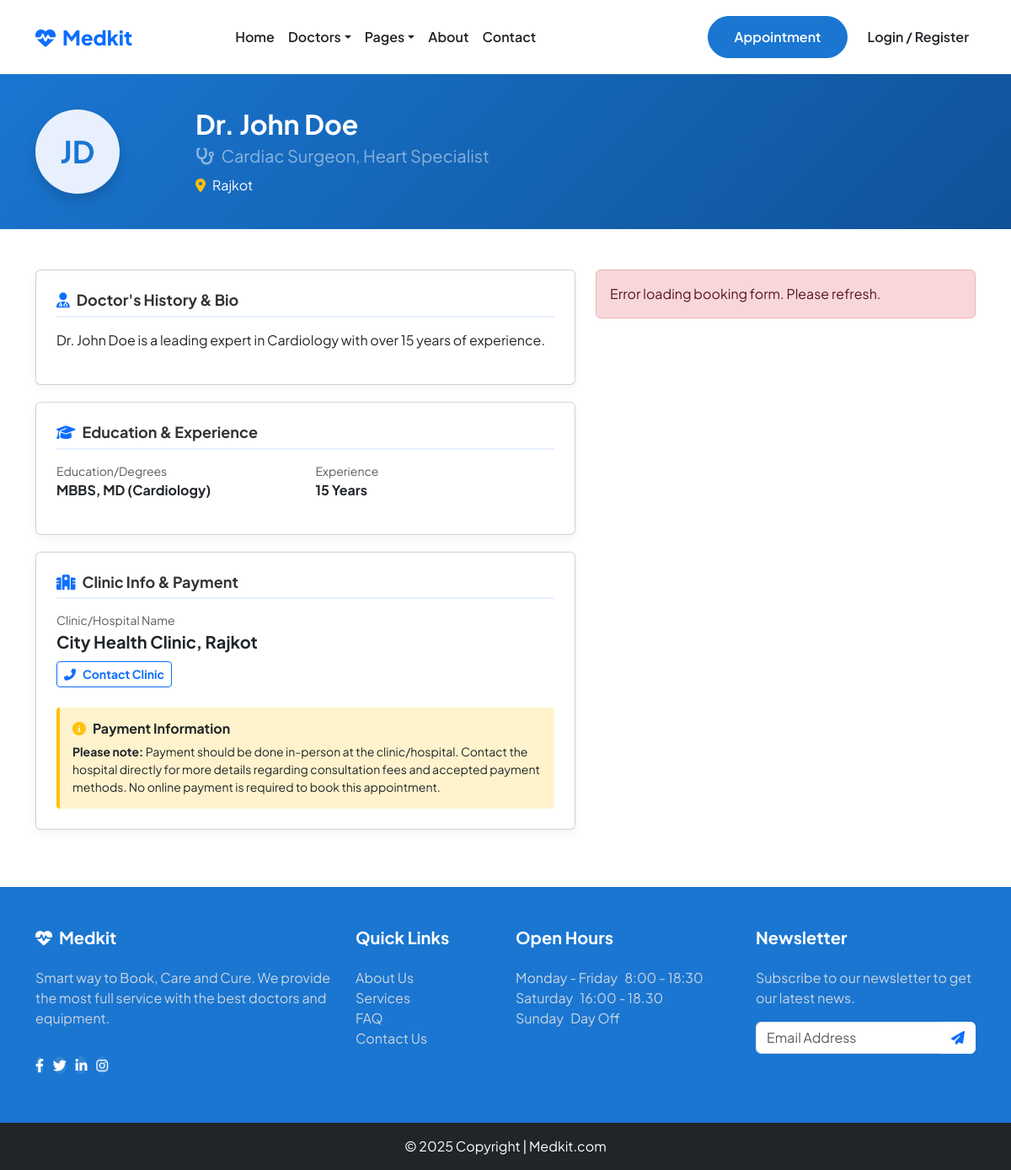
/MINI_PHP/doctor_details.php?doctor_id=1, run on the app's committed database.
### tables this page shows
CREATE TABLE `users` (
  `id` int(11) NOT NULL,
  `firstname` varchar(225) DEFAULT '',
  `lastname` varchar(225) DEFAULT '',
  `phone_number` bigint(20) DEFAULT 0,
  `date_of_birth` date DEFAULT curdate(),
  `email` varchar(50) NOT NULL,
  `gender` varchar(100) DEFAULT '',
  `address` varchar(225) DEFAULT '',
  `clinic_name` varchar(255) DEFAULT NULL,
  `experience_years` int(11) DEFAULT 0,
  `education` varchar(255) DEFAULT NULL,
  `bio` text DEFAULT NULL,
  `password` varchar(255) NOT NULL,
  `role_id` int(11) DEFAULT 0,
  `category_id` int(11) DEFAULT NULL,
  `created_at` timestamp NOT NULL DEFAULT current_timestamp(),
  `updated_at` timestamp NOT NULL DEFAULT current_timestamp() ON UPDATE current_timestamp(),
  `profile_image` varchar(255) DEFAULT NULL
);

### MINI_PHP/doctor_details.php (the view, shortened to what this page needs)
<?php
include("config.php");
$doctor_id = isset($_GET['doctor_id']) ? intval($_GET['doctor_id']) : 0;
$doc_query = "SELECT u.*, c.category_name,
              GROUP_CONCAT(DISTINCT s.doctor_speciality SEPARATOR ', ') AS specialities
              FROM users u
              LEFT JOIN category c ON u.category_id = c.id
              LEFT JOIN doctor_speciality ds ON ds.doctor_id = u.id
              LEFT JOIN speciality s ON s.id = ds.speciality_id
              WHERE u.id = ? AND u.role_id = 2
              GROUP BY u.id";
$stmt = $conn->prepare($doc_query);
$stmt->bind_param("i", $doctor_id);
$stmt->execute();
$result = $stmt->get_result();
$doctor = $result->fetch_assoc();
$doctor['profile_image'] = $doctor['profile_image'] ?? '';
?>
<!DOCTYPE html>
<html lang="en">
<head>
    <link href="https://cdn.jsdelivr.net/npm/bootstrap@5.3.2/dist/css/bootstrap.min.css" rel="stylesheet">
    <link href="https://cdnjs.cloudflare.com/ajax/libs/font-awesome/6.4.0/css/all.min.css" rel="stylesheet">
    <link rel="stylesheet" href="custom_style.css">
</head>
<body>
    <?php include('header.php'); ?>
    <div class="hero text-center text-md-start">
        <div class="container">
            <div class="row align-items-center">
                <div class="col-md-2 text-center mb-3 mb-md-0">
                    <?php
                    $initials = strtoupper(substr($doctor['firstname'], 0, 1) . substr($doctor['lastname'], 0, 1));
                    $profile_image = (string)($doctor['profile_image'] ?? '');
                    $profile_image = str_replace('\\', '/', $profile_image);
                    $profile_image = ltrim($profile_image, '/');
                    $has_photo = ($profile_image !== ''
                        && strpos($profile_image, 'uploads/doctors/') === 0
                        && file_exists(__DIR__ . '/' . $profile_image));
                    ?>
                    <div class="avatar-circle mx-auto mx-md-0 shadow">
                        <?php if ($has_photo): ?>
                            <img src="<?= htmlspecialchars($profile_image) ?>" alt="Dr. <?= htmlspecialchars($doctor['firstname'] . ' ' . $doctor['lastname']) ?>" style="width:100%;height:100%;object-fit:cover;display:block;">
                        <?php else: ?>
                            <?= htmlspecialchars($initials) ?>
                        <?php endif; ?>
                    </div>
                </div>
                <div class="col-md-10">
                    <h2 class="fw-bold mb-1">Dr. <?= htmlspecialchars($doctor['firstname'] . ' ' . $doctor['lastname']) ?></h2>
                    <p class="fs-5 mb-2 text-white-50"><i class="fas fa-stethoscope me-2"></i><?= htmlspecialchars($doctor['specialities'] ?: 'Specialist') ?></p>
                    <p class="mb-0"><i class="fas fa-map-marker-alt me-2 text-warning"></i><?= htmlspecialchars($doctor['address'] ?: 'Location unlisted') ?></p>
                </div>
            </div>
        </div>
    </div>
    <div class="container my-5">
        <div class="row g-4">
            <div class="col-lg-7">
                <div class="card info-card">
                    <div class="card-body p-4">
                        <h4 class="section-title"><i class="fas fa-user-md me-2 text-primary"></i>Doctor's History & Bio</h4>
                        <p><?= nl2br(htmlspecialchars($doctor['bio'] ?: 'No bio available for this doctor.')) ?></p>
                    </div>
                </div>
                <div class="card info-card">
                    <div class="card-body p-4">
                        <h4 class="section-title"><i class="fas fa-graduation-cap me-2 text-primary"></i>Education & Experience</h4>
                        <div class="row">
                            <div class="col-sm-6 mb-3">
                                <div class="text-muted small">Education/Degrees</div>
                                <div class="fw-bold text-dark"><?= htmlspecialchars($doctor['education'] ?: 'Not specified') ?></div>
                            </div>
                            <div class="col-sm-6 mb-3">
                                <div class="text-muted small">Experience</div>
                                <div class="fw-bold text-dark"><?= intval($doctor['experience_years']) ?> Years</div>
                            </div>
                        </div>
                    </div>
                </div>
                <div class="card info-card">
                    <div class="card-body p-4">
                        <h4 class="section-title"><i class="fas fa-hospital me-2 text-primary"></i>Clinic Info & Payment</h4>
                        <div class="mb-4">
                            <div class="text-muted small">Clinic/Hospital Name</div>
                            <div class="fw-bold fs-5 text-dark mb-2"><?= htmlspecialchars($doctor['clinic_name'] ?: 'Not specified') ?></div>
                            <button class="btn btn-outline-primary btn-sm fw-bold btn-contact-clinic" data-bs-toggle="modal" data-bs-target="#contactClinicModal" data-phone="<?= htmlspecialchars($doctor['phone_number']) ?>" data-docname="<?= htmlspecialchars($doctor['firstname'] . ' ' . $doctor['lastname']) ?>"><i class="fas fa-phone-alt me-2"></i>Contact Clinic</button>
                        </div>
                        <div class="payment-box">
                            <h6 class="fw-bold text-dark mb-2"><i class="fas fa-info-circle me-2 text-warning"></i>Payment Information</h6>
                            <p class="mb-0 text-dark small"><strong>Please note:</strong> Payment should be done in-person at the clinic/hospital. Contact the hospital directly for more details regarding consultation fees and accepted payment methods. No online payment is required to book this appointment.</p>
                        </div>
                    </div>
                </div>
            </div>
            <div class="col-lg-5">
                <div id="booking-form-container">
                </div>
            </div>
        </div>
    </div>
    <?php include('footer.php'); ?>
</body>
</html>

### MINI_PHP/custom_style.css (style rules this page uses)
:root { --primary-color: #1A76D1; --secondary-color: #F4F7FE; --heading-color: #212529; --text-color: #6C757D; --bs-body-font-family: 'Plus Jakarta Sans', sans-serif; --card-shadow: 0 10px 30px rgba(0, 0, 0, 0.07); }
body { background-color: #FFF; color: var(--text-color); }
html, body { max-width: 100%; overflow-x: hidden; }

### MINI_PHP/doctor_details.php (style rules this page uses)
body { font-family: 'Plus Jakarta Sans', sans-serif; background: #f8f9fa; }
.hero { background: linear-gradient(135deg, #1a76d1, #0f5298); color: white; padding: 40px 0; }
.info-card { border-radius: 12px; border: none; box-shadow: 0 4px 12px rgba(0, 0, 0, 0.05); margin-bottom: 20px; }
.avatar-circle { width: 100px; height: 100px; border-radius: 50%; background: #e8f0fe; color: #1a76d1; font-size: 36px; font-weight: bold; display: flex; align-items: center; justify-content: center; margin: 0 auto; overflow: hidden; }
.section-title { font-size: 18px; font-weight: 700; color: #333; margin-bottom: 15px; border-bottom: 2px solid #e8f0fe; padding-bottom: 8px; }
.payment-box { background: #fff3cd; border-left: 4px solid #ffc107; padding: 15px; border-radius: 4px; }

### data on the page
users: initials "JD", firstname+lastname "John Doe", address "Rajkot", bio "Dr. John Doe is a leading expert in Cardiology with over 15 years of experience.", education "MBBS, MD (Cardiology)", experience_years "15", clinic_name "City Health Clinic, Rajkot"

### other printed values
$doctor['specialities'] ?: 'Specialist' "Cardiac Surgeon, Heart Specialist"
